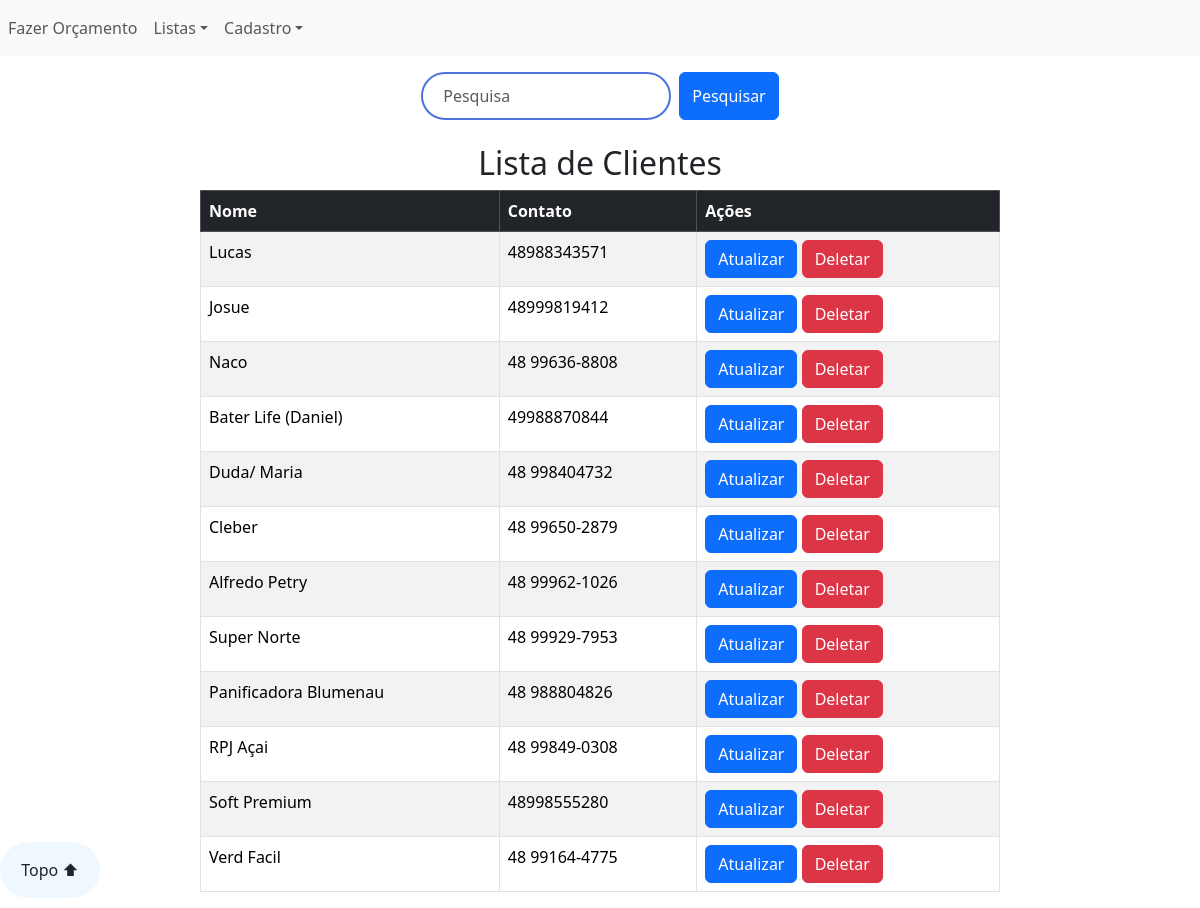
/listas_clientes/, run on an earlier commit of the app's database.
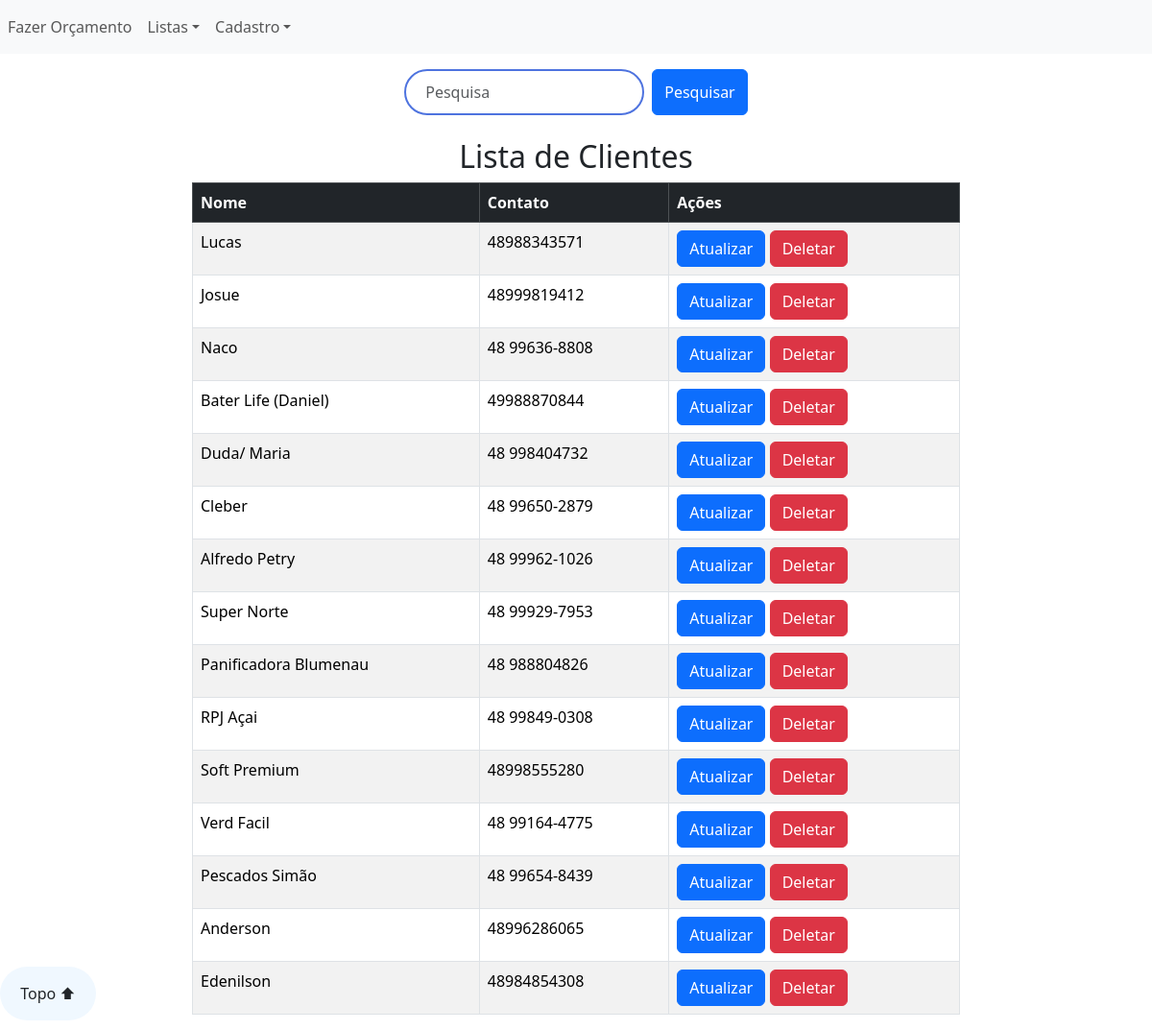
And on a later commit of the database.
### sis_orcamento/models.py (models this page shows, shortened)
class Clientes(models.Model):
    nome = models.CharField(max_length=100)
    contato = models.CharField(max_length=100)

### sis_orcamento/views.py (the view)
# urls.py: path('listas_clientes/', views.listas_clientes, name='listas_clientes'),
def listas_clientes(request):
    nome = request.GET.get('nome', '').strip()
    if nome:
        values_clientes = Clientes.objects.filter(
            nome__icontains=nome
        )
    else:
        values_clientes = Clientes.objects.all()
    clientes = [{
        'id': value.id,
        'nome': value.nome,
        'contato': value.contato
    } for value in values_clientes]
    context = {
        'lista_clientes': clientes
    }
    return render(request, 'sis_orcamento/pages/listas_clientes.html', context)

### sis_orcamento/templates/sis_orcamento/pages/listas_clientes.html (shortened to what this page needs)
{% extends 'globals/index.html' %}
{% block content %}
    <form action="{% url 'listas_clientes' %}" method="get" class="d-flex justify-content-center">
        <input class="form-control me-2" type="text" name="nome" id="nome" placeholder="Pesquisa" style="width: 250px;">
        <button class="btn btn-primary" type="submit">Pesquisar</button>
    </form>
    <h2 class="text-center mt-4">Lista de Clientes</h2>
    <div class="d-flex justify-content-center">
        <div class="table-container" style="max-width: 800px; width: 100%;">
            <table class="table table-striped table-bordered w-100 mx-auto">
                <thead class="table-dark">
                    <tr>
                        <th>Nome</th>
                        <th>Contato</th>
                        <th>Ações</th>
                    </tr>
                </thead>
                <tbody>
                    {% for cliente in lista_clientes %}
                        <tr>
                            <td>{{ cliente.nome }}</td>
                            <td>{{ cliente.contato }}</td>
                            <td>
                                <a href="/atualizar_cliente/{{ cliente.id }}" class="btn btn-primary">Atualizar</a>
                                <button type="button" class="btn btn-danger" data-bs-toggle="modal" data-bs-target="#confirmDeleteModal" data-id="{{ cliente.id }}" data-type="cliente">
                                    Deletar
                                </button>
                            </td>
                        </tr>
                    {% empty %}
                        <tr>
                            <td colspan="3">Nenhum cliente encontrado</td>
                        </tr>
                    {% endfor %}
                </tbody>
            </table>
        </div>
    </div>
        <footer class="footer fixed-bottom" style="position: fixed; right: 20px; bottom: 10px;">
            <div>
                <span class="rounded-pill" style="width:100px; height: auto; background-color: aliceblue; display: inline-block; text-align: center;">
                    <a href="/listas_clientes" class="nav-link m-3">Topo ⬆</a>
                </span>
            </div>
        </footer>
{% endblock content %}

What changed in the data, as far as the page shows it:
added Clientes: nome "Pescados Simão", contato "48 99654-8439"
added Clientes: nome "Anderson", contato "48996286065"
added Clientes: nome "Edenilson", contato "48984854308"
Also different on the page:
new list line: "Atualizar Deletar"
